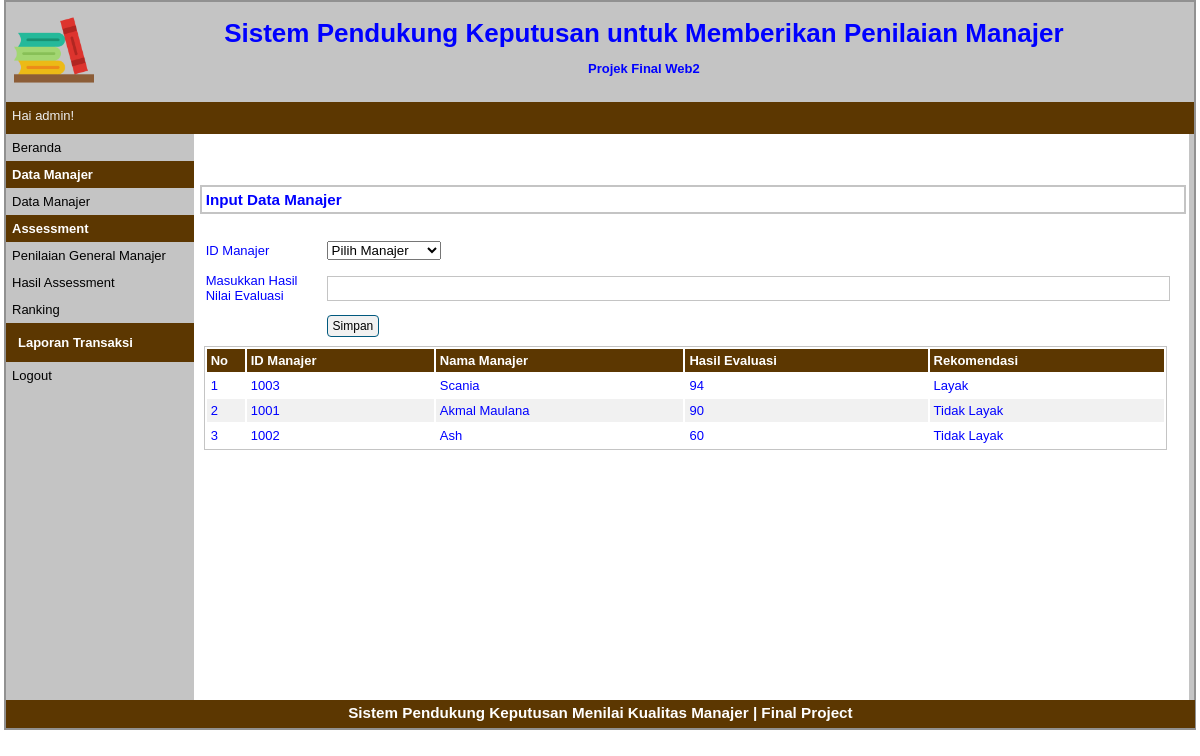
The page /halaman-gm.php?p=gm-ranking (signed in) on the database its author committed.
### tables this page shows
CREATE TABLE `penilaian` (
  `id_penilaian` int(255) NOT NULL,
  `fk_id_manajer` int(255) NOT NULL,
  `n_sikap` float NOT NULL,
  `n_tjawab` float NOT NULL,
  `n_kompetensi` float NOT NULL,
  `n_rencana` float NOT NULL,
  `n_arah` float NOT NULL,
  `n_organisasi` float NOT NULL,
  `n_masalah` float NOT NULL,
  `n_interpersonal` float NOT NULL,
  `n_komunikasi` float NOT NULL,
  `hasil` float NOT NULL
);

CREATE TABLE `tb_manajer` (
  `id_mnj` int(255) NOT NULL,
  `nama` varchar(30) NOT NULL,
  `divisi` varchar(255) NOT NULL,
  `jeniskelamin` varchar(10) NOT NULL,
  `alamat` varchar(40) NOT NULL,
  `agama` varchar(20) NOT NULL
);

### pages/gm-ranking.php (the view, shortened to what this page needs)
<?php
$server = "localhost";
$user = "root";
$password = "";
$nama_database = "db_pakhir";
$db = mysqli_connect($server, $user, $password, $nama_database);
?>
<div id="label-page"><h3>Input Data Manajer</h3></div>
<div id="content">
	<form action="proses/gm-ranking-proses.php" method="post" enctype="multipart/form-data">
	<table id="tabel-input">
		<tr>
			<td class="label-formulir">ID Manajer</td>
			<td class="isian-formulir">
                <select name = "id_mnj">
                <option>Pilih Manajer</option>
                </select>
            </td></tr>
		<tr>
			<td class="label-formulir">Masukkan Hasil Nilai Evaluasi</td>
			<td class="isian-formulir"><input type="number" name="hasil_evaluasi" class="isian-formulir isian-formulir-border"></td>
		</tr>
		<tr>
			<td class="label-formulir"></td>
			<td class="isian-formulir"><input type="submit" name="simpan" value="Simpan" class="tombol"></td>
		</tr>
	</table>
	</form>
    <table id="tabel-tampil">
		<tr>
			<th id="label-tampil-no">No</td>
			<th>ID Manajer</th>
			<th>Nama Manajer</th>
			<th>Hasil Evaluasi</th>
			<th>Rekomendasi</th>
		</tr>
		<?php
		$nomor = 1;
		$query = "SELECT penilaian.fk_id_manajer, penilaian.hasil, tb_manajer.nama, IF(penilaian.hasil >90, 'Layak','Tidak Layak') as rekomendasi FROM penilaian JOIN tb_manajer
		ON penilaian.fk_id_manajer = tb_manajer.id_mnj ORDER BY hasil DESC";
		$q_tampil_anggota = mysqli_query($db, $query);
		if(mysqli_num_rows($q_tampil_anggota)>0)
		{
		while($r_tampil_anggota=mysqli_fetch_array($q_tampil_anggota)){
		?>
		<tr>
			<td><?php echo $nomor; ?></td>
			<td><?php echo $r_tampil_anggota['fk_id_manajer']; ?></td>
			<td><?php echo $r_tampil_anggota['nama']; ?></td>
			<td><?php echo $r_tampil_anggota['hasil']; ?></td>
			<td><?php echo $r_tampil_anggota['rekomendasi']; ?></td>
		</tr>
		<?php $nomor++; }
		}
		else {
			echo "<tr><td colspan=6>Data Tidak Ditemukan</td></tr>";
		}?>
	</table>
</div>

### style.css (style rules this page uses)
* { margin:0px; padding:0px }
body { font-family:sans-serif; font-size:13px; color:blue; }
#label-page { margin-top:6px; margin-bottom:6px; margin-left:6px; border:2px solid #C4C4C4; padding:4px; width:97.9%; }
#content { float:left; width:96.8%; min-height:454px; background-image : border:2px solid #C4C4C4; padding:10px; margin-bottom:6px; }
.tombol { border-radius:4px; font-size:12px; text-decoration:none; background-color:#F1F1F1; padding-top:3px; padding-bottom:3px; padding-left:5px; padding-right:5px; border:1px solid #01597E; color:black; }
#tabel-tampil { border:1px solid #C4C4C4; width:100%; }
#tabel-tampil tr:nth-child(odd) { background-color:#F1F1F1; }
#tabel-tampil tr th { background-color:#5C3701; color:#FFFFFF; padding:4px; text-align:left; }
#tabel-tampil td { padding:4px; }
#label-tampil-no { width:30px; }
#tabel-input { width:100%; }
.label-formulir { width:12%; height:36px; margin:20px; }
.isian-formulir { width:80%; padding:4px; width:99.8%; }
.isian-formulir-border { border:1px solid #C4C4C4; }

### rows shown on the page
penilaian: fk_id_manajer "1003", fk_id_manajer.nama "Scania", hasil "94", rekomendasi "Layak"
penilaian: fk_id_manajer "1001", fk_id_manajer.nama "Akmal Maulana", hasil "90", rekomendasi "Tidak Layak"
penilaian: fk_id_manajer "1002", fk_id_manajer.nama "Ash", hasil "60", rekomendasi "Tidak Layak"

### other values the page prints
$_SESSION['sesi'] "admin"
